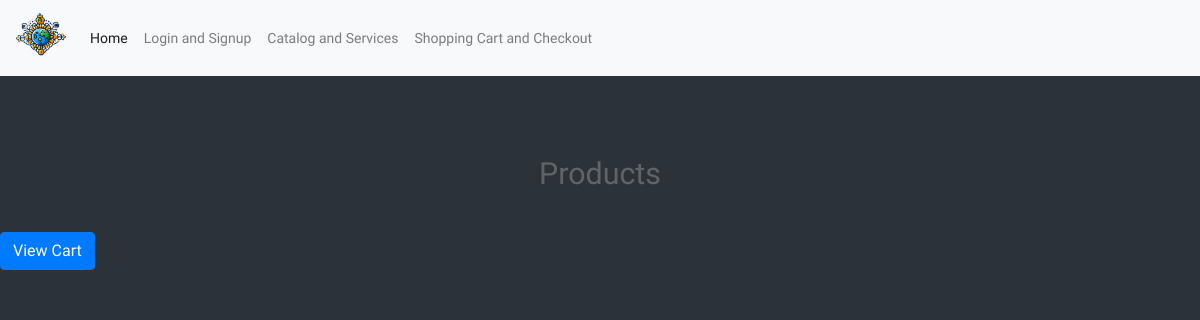
Before: /pns/products/ with the older database file.
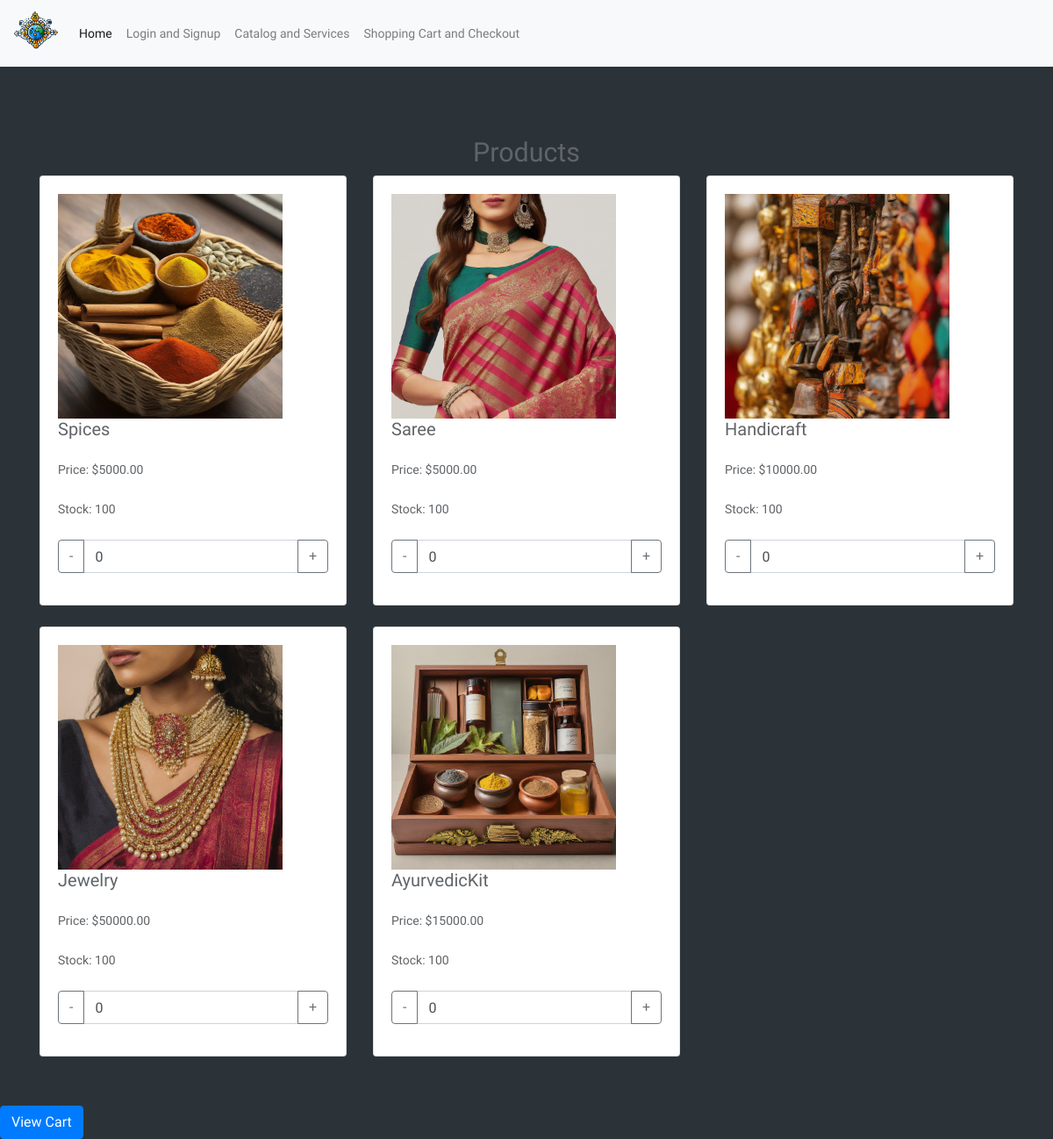
After: the same page with the newer database file.
### pns/models.py (models this page shows, shortened)
class ProductTable(models.Model):
    product_id = models.CharField(max_length=100, unique=True, primary_key=True)
    product_name = models.CharField(max_length=100, unique=True)
    product_price = models.DecimalField(max_digits=10, decimal_places=2)
    product_stock = models.DecimalField(max_digits=10, decimal_places=0)
    class Meta:
        db_table = 'product_table'

### pns/views.py (the view)
# urls.py: path('products/', products_page),
def products_page(request):
    products = ProductTable.objects.all()
    return render(request, 'pns/products.html', {'products': products})

### pns/templates/pns/products.html
{% extends 'pns/basetemplate.html' %}
{% load static %}
{% block mycontent %}
  <div class="container mt-5">
    <h2>Products</h2>
    <div class="row">
      {% for product in products %}
      <div class="col-md-4 mb-4">
        <div class="card">
          <div class="card-body">
            <img src="{% static 'image/' %}{{product.product_name}}.png" width="256px">
            <h5 class="card-title">{{ product.product_name }}</h5>
            <p class="card-text">Price: ${{ product.product_price }}</p>
            <p class="card-text">Stock: {{ product.product_stock }}</p>
            <div class="input-group mb-3">
              <div class="input-group-prepend">
                <button class="btn btn-outline-secondary" type="button" onclick="decreaseQuantity('{{ product.product_name }}')">-</button>
              </div>
                      <input type="text" class="form-control quantity-input" id="quantity-{{ product.product_name}}" value="0">
              <div class="input-group-append">
                <button class="btn btn-outline-secondary" type="button" onclick="increaseQuantity('{{ product.product_name }}')">+</button>
              </div>
            </div>
          </div>
        </div>
      </div>
      {% endfor %}
    </div>
  </div>
  <button class="btn btn-primary mb-4" onclick="viewCart()">View Cart</button>
{% endblock %}

### pns/templates/pns/basetemplate.html (shortened to what this page needs)
<!DOCTYPE html>
<html lang="en">
<head>
  {% load static %}
  <link rel="stylesheet" href="https://cdn.jsdelivr.net/npm/bootstrap@4.3.1/dist/css/bootstrap.min.css">
  <link rel="stylesheet" href="{% static 'css/style.css' %}">
</head>
<body>
  <nav class="navbar navbar-expand-lg navbar-light bg-light">
    <a class="navbar-brand" href="/">
      <img src="{% static 'image/logo-image.png' %}" width="50px" height="50px">
    </a>
    <div class="collapse navbar-collapse" id="navbarNavAltMarkup">
      <div class="navbar-nav">
<a class="nav-item nav-link active" href="/">Home <span class="sr-only">(current)</span></a>
      <a class="nav-item nav-link" href="/login/">Login and Signup</a>
      <a class="nav-item nav-link" href="/pns/products/">Catalog and Services</a>
      <a class="nav-item nav-link " href="/cart/">Shopping Cart and Checkout</a>
      </div>
    </div>
  </nav>
 {% block mycontent %}
 {% endblock %}
</body>
</html>

### static/css/style.css (style rules this page uses)
body { display : flex; flex-direction: column; align-items: flex-start; justify-content :flex-start; grid-gap: 2rem; width: 100vw; }
nav { width: 100%; }
* { -webkit-box-sizing: inherit; box-sizing: inherit; }
html { -webkit-box-sizing: border-box; box-sizing: border-box; font-size: 100%; height: 100%; }
body { background-color: #2c3338; color: #606468; font-family: 'Open Sans', sans-serif; font-size: 14px; font-size: 0.875rem; font-weight: 400; height: 100%; line-height: 1.5; margin: 0; min-height: 100vh; }
a { color: #eee; outline: 0; text-decoration: none; }
input { background-image: none; border: 0; color: inherit; font: inherit; margin: 0; outline: 0; padding: 0; -webkit-transition: background-color 0.3s; transition: background-color 0.3s; }
p { margin-bottom: 24px; margin-bottom: 1.5rem; margin-top: 24px; margin-top: 1.5rem; }
h2 { text-align: center; font-size: 1.9rem; }

Changed rows visible on the page:
added ProductTable: product_name (picture), product_name "Spices", product_price "5000.00", product_stock "100"
added ProductTable: product_name (picture), product_name "Saree", product_price "5000.00", product_stock "100"
added ProductTable: product_name (picture), product_name "Handicraft", product_price "10000.00", product_stock "100"
added ProductTable: product_name (picture), product_name "Jewelry", product_price "50000.00", product_stock "100"
added ProductTable: product_name (picture), product_name "AyurvedicKit", product_price "15000.00", product_stock "100"
